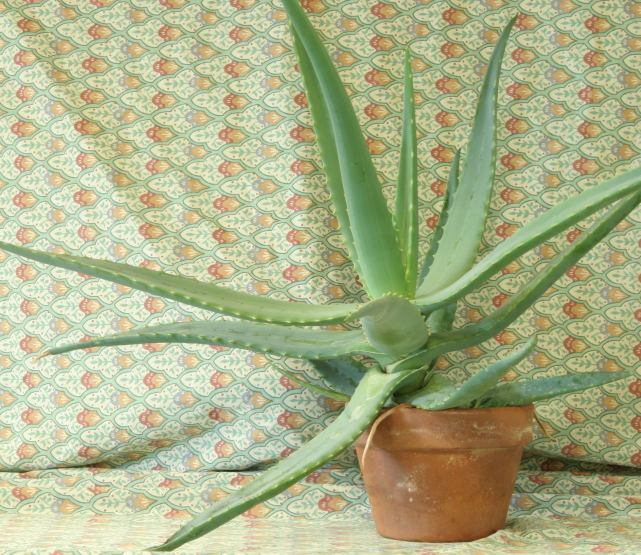
#> input picture Dataset/stereo/pair1/left.jpg, 1282 x 1110 px (shown at 1/2 size)
$ python Task5_ClassicalSegmentation.py
#> lines starting #> are read from the running program, lines starting #| are printed output that depends on the picture; after the words box and inside, x2 and y2 are one past the last pixel; in counts of white or black regions, pixels touching at a corner belong together
import cv2
import numpy as np
from pathlib import Path
import matplotlib.pyplot as plt

# =========================
# PATHS
# =========================
BASE_DIR = Path.cwd().parent
OUTPUT_DIR = BASE_DIR / "outputs" / "task5_segmentation"
OUTPUT_DIR.mkdir(parents=True, exist_ok=True)

IMAGE_PATHS = {
    "aloe_left": BASE_DIR / "Dataset" / "stereo" / "pair1" / "left.jpg",
    "cones_left": BASE_DIR / "Dataset" / "stereo" / "pair2" / "left.png",
    "flow_frame": BASE_DIR / "outputs" / "task4_optical_flow" / "frame_00.jpg",
}

# =========================
# HELPERS
# =========================
def read_image(path):
    img = cv2.imread(str(path))
    if img is None:
        raise FileNotFoundError(f"Image not found: {path}")
    return img

def otsu_segmentation(img):
    gray = cv2.cvtColor(img, cv2.COLOR_BGR2GRAY)
    blur = cv2.GaussianBlur(gray, (5, 5), 0)

    threshold_value, mask = cv2.threshold(
        blur,
        0,
        255,
        cv2.THRESH_BINARY + cv2.THRESH_OTSU
    )

    result = cv2.bitwise_and(img, img, mask=mask)
    return mask, result, threshold_value

def kmeans_segmentation(img, k=3):
    rgb = cv2.cvtColor(img, cv2.COLOR_BGR2RGB)
    pixels = rgb.reshape((-1, 3))
    pixels = np.float32(pixels)

    criteria = (
        cv2.TERM_CRITERIA_EPS + cv2.TERM_CRITERIA_MAX_ITER,
        100,
        0.2
    )

    _, labels, centers = cv2.kmeans(
        pixels,
        k,
        None,
        criteria,
        10,
        cv2.KMEANS_RANDOM_CENTERS
    )

    centers = np.uint8(centers)
    segmented = centers[labels.flatten()]
    segmented = segmented.reshape(rgb.shape)
    segmented_bgr = cv2.cvtColor(segmented, cv2.COLOR_RGB2BGR)

    label_map = labels.reshape((img.shape[0], img.shape[1]))
    label_vis = np.uint8(255 * label_map / max(1, k - 1))

    return segmented_bgr, label_vis

def create_comparison(name, img, otsu_mask, otsu_result, kmeans3, kmeans5, save_path):
    fig, axes = plt.subplots(1, 5, figsize=(22, 5))
    fig.suptitle(f"Task 5 - Classical Segmentation: {name}", fontsize=16)

    axes[0].imshow(cv2.cvtColor(img, cv2.COLOR_BGR2RGB))
    axes[0].set_title("Original")
    axes[0].axis("off")

    axes[1].imshow(otsu_mask, cmap="gray")
    axes[1].set_title("Otsu Mask")
    axes[1].axis("off")

    axes[2].imshow(cv2.cvtColor(otsu_result, cv2.COLOR_BGR2RGB))
    axes[2].set_title("Otsu Result")
    axes[2].axis("off")

    axes[3].imshow(cv2.cvtColor(kmeans3, cv2.COLOR_BGR2RGB))
    axes[3].set_title("K-means k=3")
    axes[3].axis("off")

    axes[4].imshow(cv2.cvtColor(kmeans5, cv2.COLOR_BGR2RGB))
    axes[4].set_title("K-means k=5")
    axes[4].axis("off")

    plt.tight_layout()
    plt.savefig(str(save_path), dpi=200, bbox_inches="tight")
    plt.close()

# =========================
# MAIN
# =========================
summary_lines = []
summary_lines.append("Task 5 - Classical Segmentation Results")
summary_lines.append("=" * 80)

for name, path in IMAGE_PATHS.items():
    print(f"Processing: {name}")

    img = read_image(path)
#> in read_image, img is the input picture: shape (1110, 1282, 3); mean B, G, R 136.6, 177.2, 171.2

    # resize large images for consistent display and faster processing
    max_width = 800
    h, w = img.shape[:2]
#> h = 1110; w = 1282
    if w > max_width:
        new_h = int(h * max_width / w)
#> new_h = 692
        img = cv2.resize(img, (max_width, new_h))
#> img: shape (692, 800, 3)

    otsu_mask, otsu_result, threshold_value = otsu_segmentation(img)
#> in otsu_segmentation, `gray = cv2.cvtColor(img, cv2.COLOR_BGR2GRAY)`:
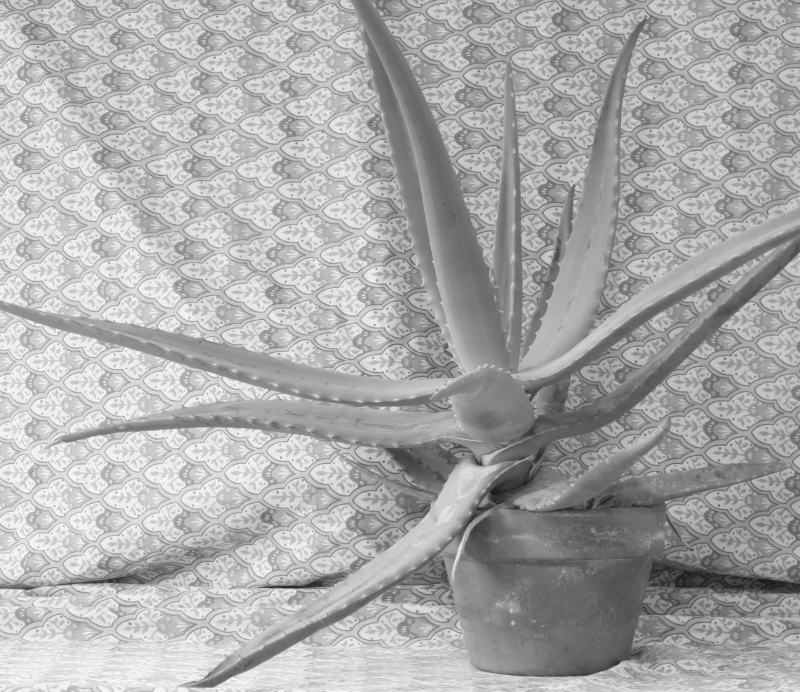
#> gray: shape (692, 800); min 19, max 252, mean 170.6
#> in otsu_segmentation, `threshold_value, mask = cv2.threshold( blur, 0, 255, cv2.THRESH_BINARY..`:
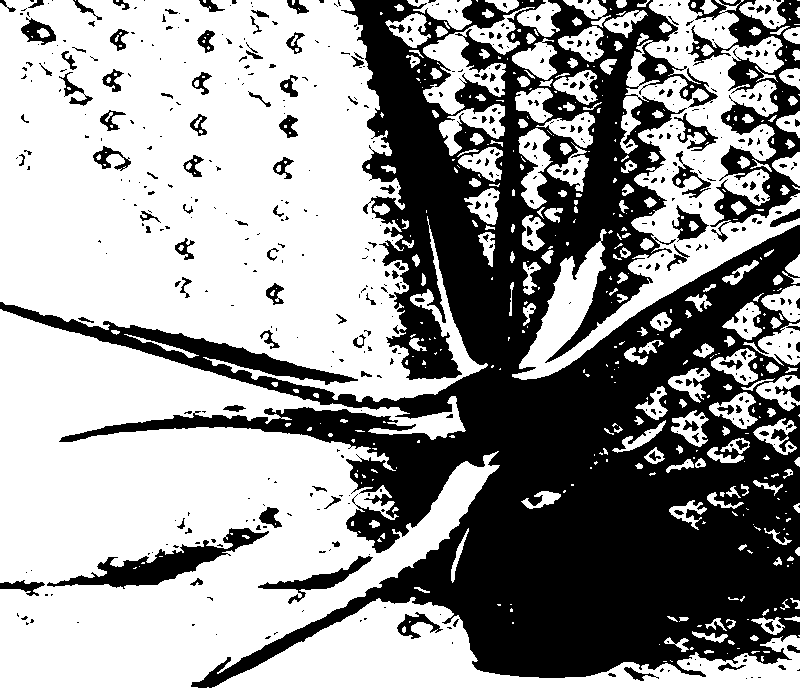
#> mask: shape (692, 800); 59.8% white; 587 black regions (444 under 20 px), largest, box (x1, y1, x2, y2) and area: (0, 0, 800, 688) 194795, (688, 0, 800, 242) 8631, (47, 528, 269, 589) 3644
#> in otsu_segmentation, `threshold_value, mask = cv2.threshold( blur, 0, 255, cv2.THRESH_BINARY..`: threshold_value = 164
#> in otsu_segmentation, `result = cv2.bitwise_and(img, img, mask=mask)`:
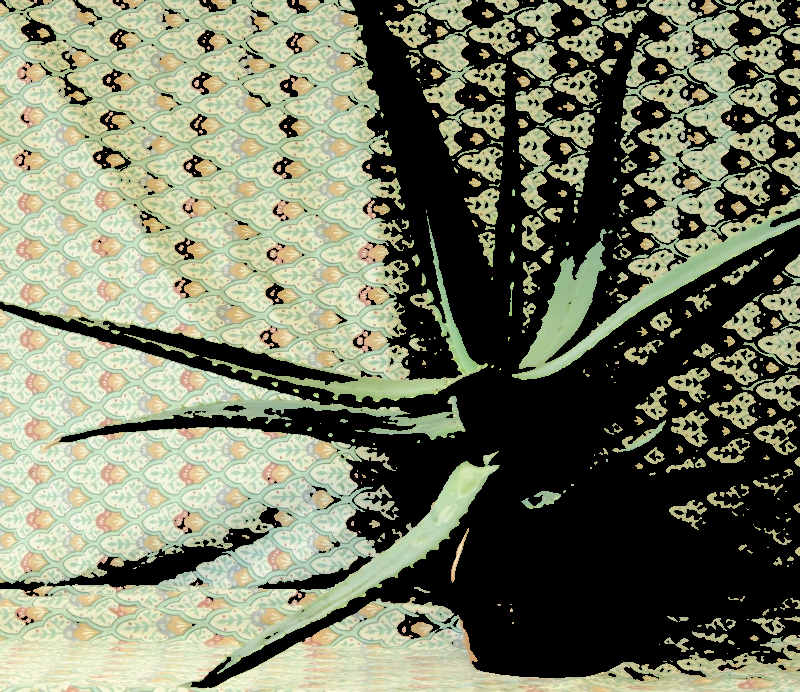
#> result: shape (692, 800, 3); mean B, G, R 99.7, 121.8, 117.9
#> threshold_value = 164
    kmeans3, label3 = kmeans_segmentation(img, k=3)
#> in kmeans_segmentation, `_, labels, centers = cv2.kmeans( pixels, k, None, criteria, 10, cv2.KM..`: centers = [[211.2, 217.4, 183.4], [166.2, 173.1, 130.6], [115.7, 119.8, 72.26]]
#> in kmeans_segmentation, `centers = np.uint8(centers)`: centers = [[211, 217, 183], [166, 173, 130], [115, 119, 72]]
#> in kmeans_segmentation, `label_map = labels.reshape((img.shape[0], img.shape[1]))`:
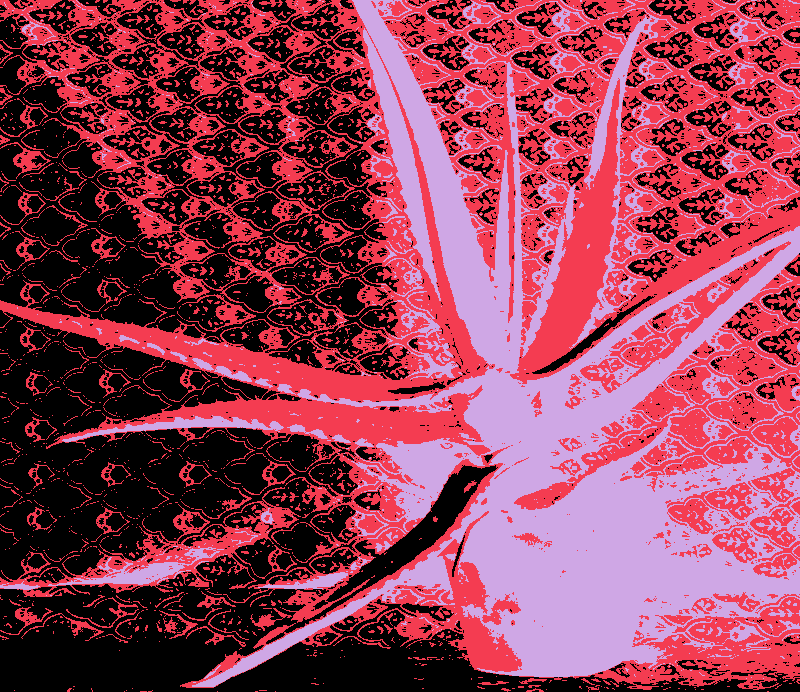
#> label_map: shape (692, 800) int32; 3 distinct labels, from 0 to 2; one colour per label, 0 black
#> in kmeans_segmentation, `label_vis = np.uint8(255 * label_map / max(1, k - 1))`:
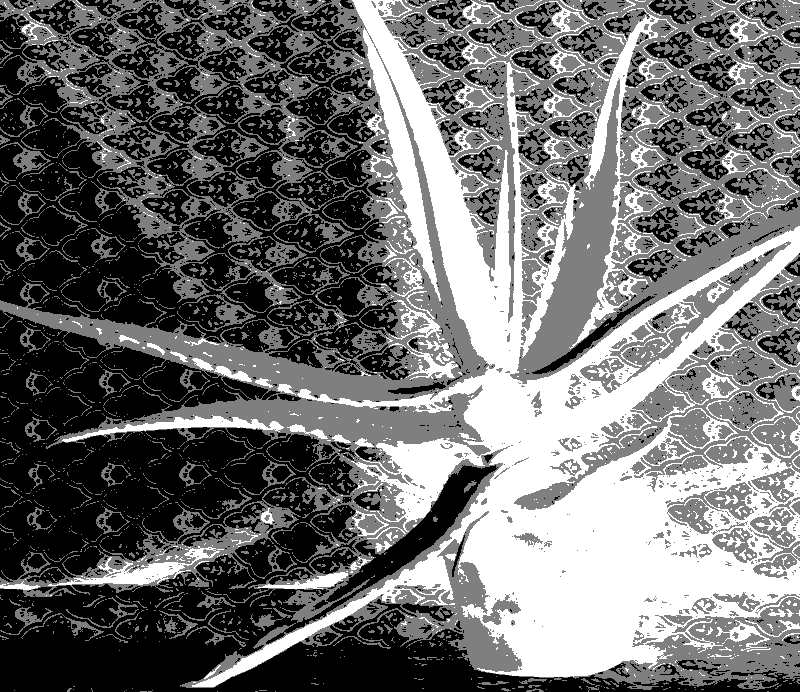
#> label_vis: shape (692, 800); min 0, max 255, mean 109.9
    kmeans5, label5 = kmeans_segmentation(img, k=5)
#> call 2 of kmeans_segmentation, with k = 5
#> in kmeans_segmentation (call 2), `_, labels, centers = cv2.kmeans( pixels, k, None, criteria, 10, cv2.KM..`: centers = [[165.2, 173.7, 131.3], [194.7, 200.5, 162.4], [223.2, 229.2, 197.8], [105.2, 106.1, 57.48], [136.9, 143.5, 98.14]]
#> in kmeans_segmentation (call 2), `centers = np.uint8(centers)`: centers = [[165, 173, 131], [194, 200, 162], [223, 229, 197], [105, 106, 57], [136, 143, 98]]
#> in kmeans_segmentation (call 2), `label_map = labels.reshape((img.shape[0], img.shape[1]))`:
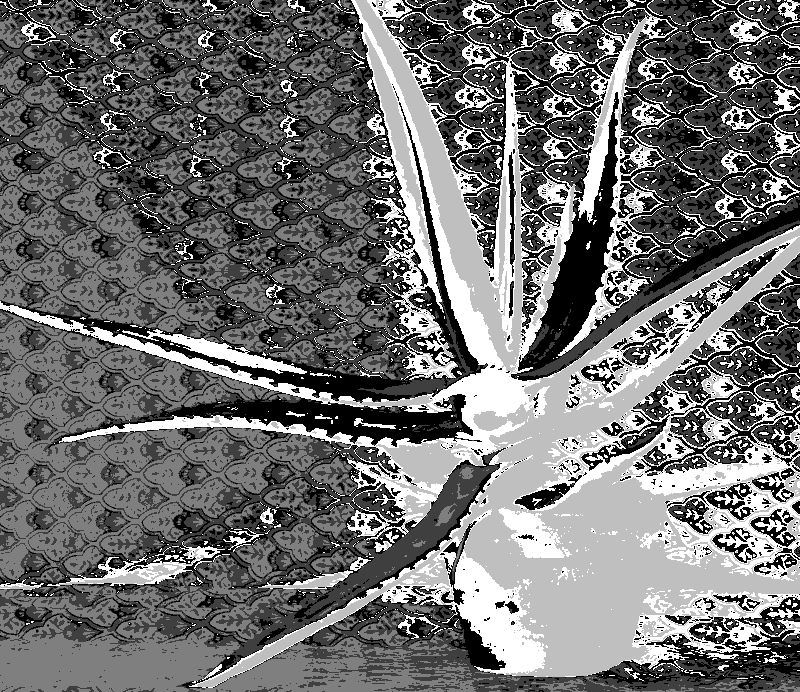
#> label_map: shape (692, 800) int32; min 0, max 4, mean 1.75; drawn with min black and max white

    cv2.imwrite(str(OUTPUT_DIR / f"{name}_otsu_mask.jpg"), otsu_mask)
    cv2.imwrite(str(OUTPUT_DIR / f"{name}_otsu_result.jpg"), otsu_result)
    cv2.imwrite(str(OUTPUT_DIR / f"{name}_kmeans_k3.jpg"), kmeans3)
    cv2.imwrite(str(OUTPUT_DIR / f"{name}_kmeans_k5.jpg"), kmeans5)
    cv2.imwrite(str(OUTPUT_DIR / f"{name}_kmeans_k3_labels.jpg"), label3)
    cv2.imwrite(str(OUTPUT_DIR / f"{name}_kmeans_k5_labels.jpg"), label5)

    comparison_path = OUTPUT_DIR / f"{name}_comparison.png"
    create_comparison(
        name,
        img,
        otsu_mask,
        otsu_result,
        kmeans3,
        kmeans5,
        comparison_path
    )
#> in create_comparison, `plt.savefig(str(save_path), dpi=200, bbox_inches="tight")`:
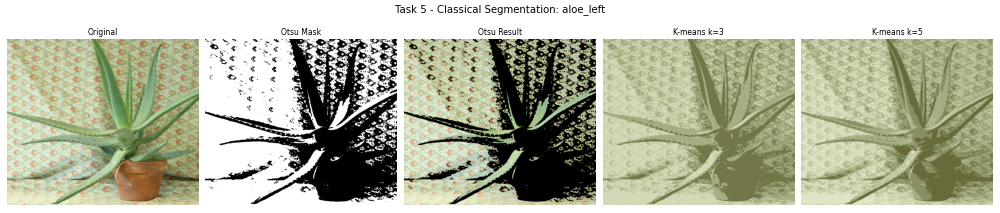
#> figure drawn by matplotlib, 5 panels

    # Simple quantitative properties without ground truth
    otsu_foreground_ratio = np.count_nonzero(otsu_mask) / otsu_mask.size
#> otsu_foreground_ratio = 0.598

    summary_lines.append(f"\nImage: {name}")
    summary_lines.append("-" * 80)
    summary_lines.append(f"Input path: {path}")
    summary_lines.append(f"Otsu threshold value: {threshold_value:.2f}")
    summary_lines.append(f"Otsu foreground pixel ratio: {otsu_foreground_ratio:.4f}")
    summary_lines.append("K-means settings: k=3 and k=5")
    summary_lines.append("Ground truth mask: not available; qualitative evaluation used.")
#> pass 2 of the loop `for name, path in IMAGE_PATHS.items():`:
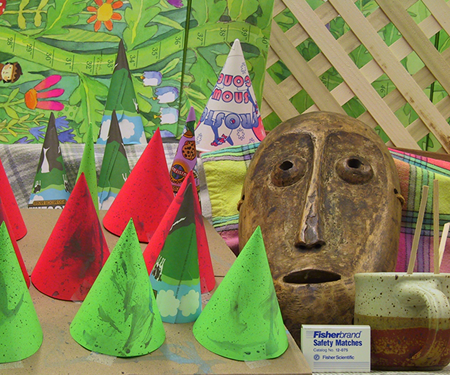
#> input picture Dataset/stereo/pair2/left.png, 450 x 375 px
#> in read_image, img is the input picture: shape (375, 450, 3); mean B, G, R 82.3, 130.2, 132.6
#> gray: shape (375, 450)
#> blur: shape (375, 450)
#> in otsu_segmentation (call 2), `threshold_value, mask = cv2.threshold( blur, 0, 255, cv2.THRESH_BINARY..`:
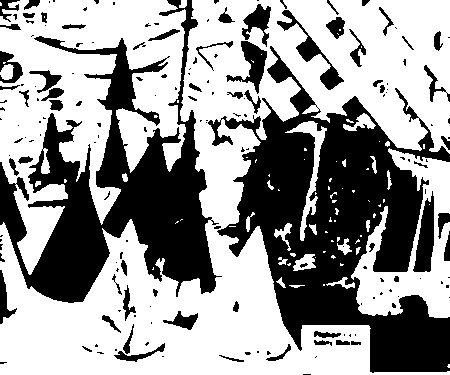
#> mask: shape (375, 450); 60.1% white; 173 black regions (108 under 20 px), largest, box (x1, y1, x2, y2) and area: (208, 46, 450, 373) 33242, (0, 0, 222, 303) 24407, (413, 191, 434, 272) 1016
#> in otsu_segmentation (call 2), `threshold_value, mask = cv2.threshold( blur, 0, 255, cv2.THRESH_BINARY..`: threshold_value = 119
#> result: shape (375, 450, 3)
#> rgb: shape (375, 450, 3)
#> segmented: shape (375, 450, 3)
#> segmented_bgr: shape (375, 450, 3)
#> label_map: shape (375, 450) int32; 3 distinct labels, from 0 to 2
#> label_vis: shape (375, 450)
#> label_map: shape (375, 450) int32; 5 distinct labels, from 0 to 4
#> in create_comparison (call 2), `plt.savefig(str(save_path), dpi=200, bbox_inches="tight")`:
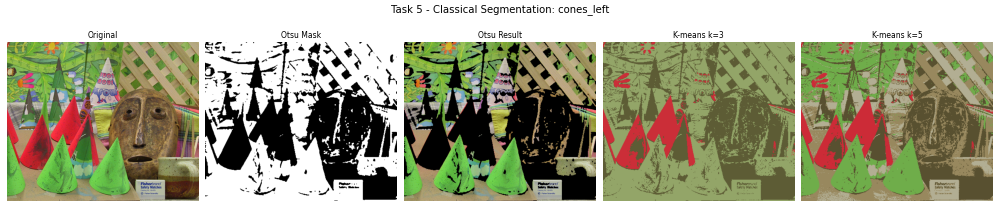
#> figure drawn by matplotlib, 5 panels
#> otsu_foreground_ratio = 0.601
#> (the run stopped early here; a loop or call above may not have finished)
